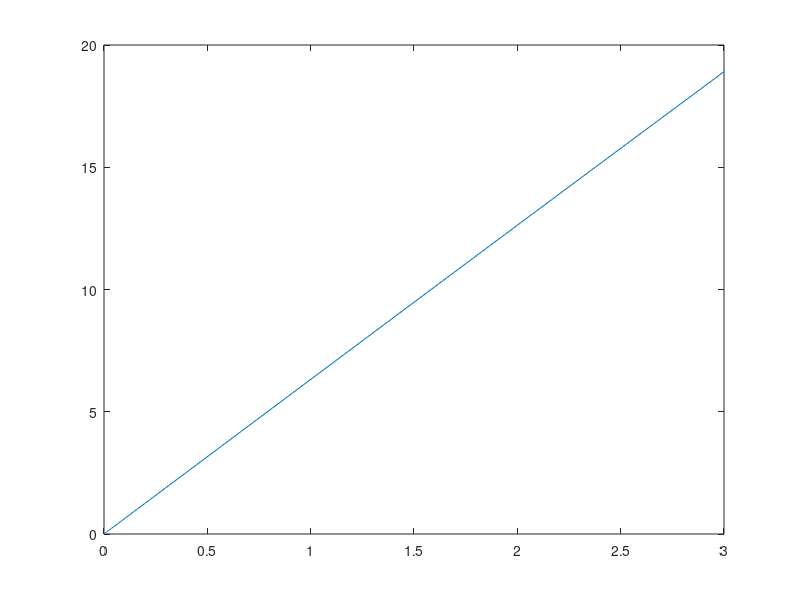

MATLAB code to generate this figure:
%% d1
f = @(t,y) 4*t+4*cos(2*t)-2*y^2;
[t,y] = ode45(f, [3 10], 6)
plot(t, y)
% y(6) = 3.66

%% d2
x = [ 0.000 1.000 2.000 3.000 4.000 5.000 ];
y = [ 3.749 4.689 6.273 5.897 6.381 7.003 ];
hold on
plot(x,y, 'r+')
p = polyfit(x,y,5);
x1 = linspace(0,5);
%x1 = linspace(0,10);
plot(x1, polyval(p,x1))
l = polyfit(x,y,1);
plot(x1, polyval(l,x1))

%% d3
x = [ 0.10 0.20 0.30 0.40 0.50 0.60 0.70 0.80 0.90 1.00 1.10 1.20 1.30 1.40 1.50 ];
y = [ 1.16 1.72 1.69 2.19 2.36 2.34 2.37 2.70 2.67 2.59 2.82 2.68 2.93 3.15 2.89 ];

p = polyfit(x,exp(y),1)
x1 = linspace(0,2);
hold on
plot(x,y, 'r+')
plot(x1, log(polyval(p,x1)))
hold off

%% d4 - d6
%urlwrite('http://cs.lth.se/edaa55/matlab/race', 'race.txt');

v = csvread('race.txt');
size(v)
v(1);
v(450);
xs = linspace(0,40,6000);
size(xs)
%plot(xs, v)
%v(find(v>80)) = 0;
v(find(v>80)) = v(find(v>80)-1);
plot(xs, v)
v(6000) % maxhast ca 70m/s
s = trapz(xs, v)
medelv = s/40

%% d7 -d8
%urlwrite('http://cs.lth.se/edaa55/matlab/const-accel', 'const_accel.txt')
v2 = csvread('const_accel.txt');
size(v2)
ts = linspace(0,5, 750).';
size(ts)
hold on
plot(ts,v2)
p = polyfit(ts, v2, 1);
plot(ts, polyval(p, ts))
hold off
p(1)

%% d9 -d10
M = 1171.42;
r = 0.3515;
C = 0.24;
A = 2.4;
roo = 1.29;
m = 2107.98;
F = @(v) 4.*M./r - 0.5*C.*roo.*A.*v.^2;
F(0)
F(30)

a = @(t,v) F(v)./m;
[t,y] = ode45(a, [0 3], 0);
plot(t,y)
y(end)
v(450)